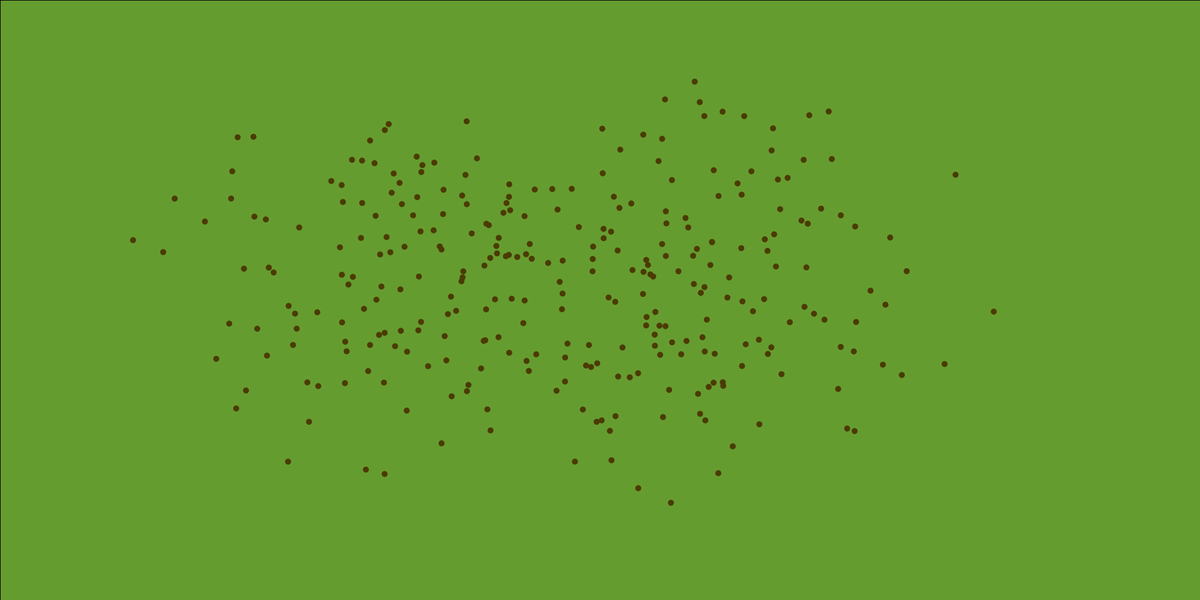
Frame 1 (no input)
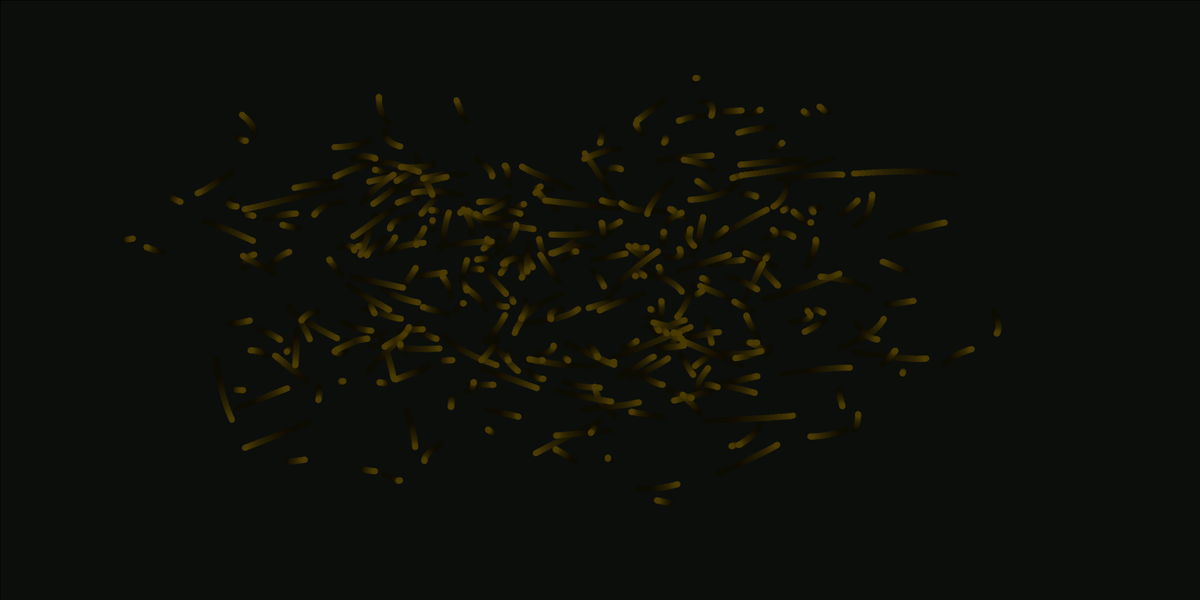
Frame 60 (the mouse pressed at the canvas centre just before this capture)
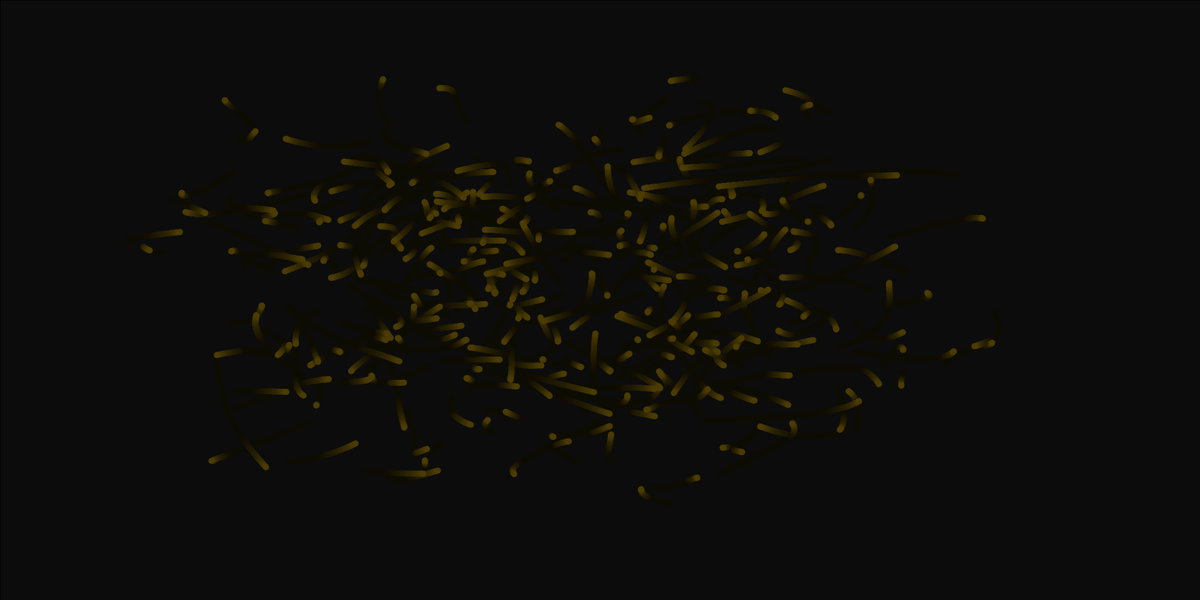
Frame 120 (the mouse held since frame 60 and released just before this capture)

The Processing sketch that drew these frames (run headless with seeded random() and noise(); from frame 60 on, the mouse is pressed at the canvas centre):

// Processing sketch: Worms
// ── Worms.pde
float x = 0;
float y = 700;
void setup(){
  size(2000,1000);
background(105,162,50);
}
void draw(){
  makeMagical();
  fill(#4B3B02);
  for(int i=0;i<300;i++){
    ellipse (getWormX(i),getWormY(i),10,10);
  
  }
}
float frequency = .001;
float noiseInterval = PI;

void makeMagical() {
     fill( 0, 0, 0, 10 );
     rect(0, 0, width, height);
     noStroke();
}

float getWormX(int i) {
     return map(noise(i*noiseInterval + frameCount * frequency), 0, 1, 0, width);
}

float getWormY(int i) {
     return map(noise(i*noiseInterval+1 + frameCount * frequency), 0, 1, 0, height);
}
